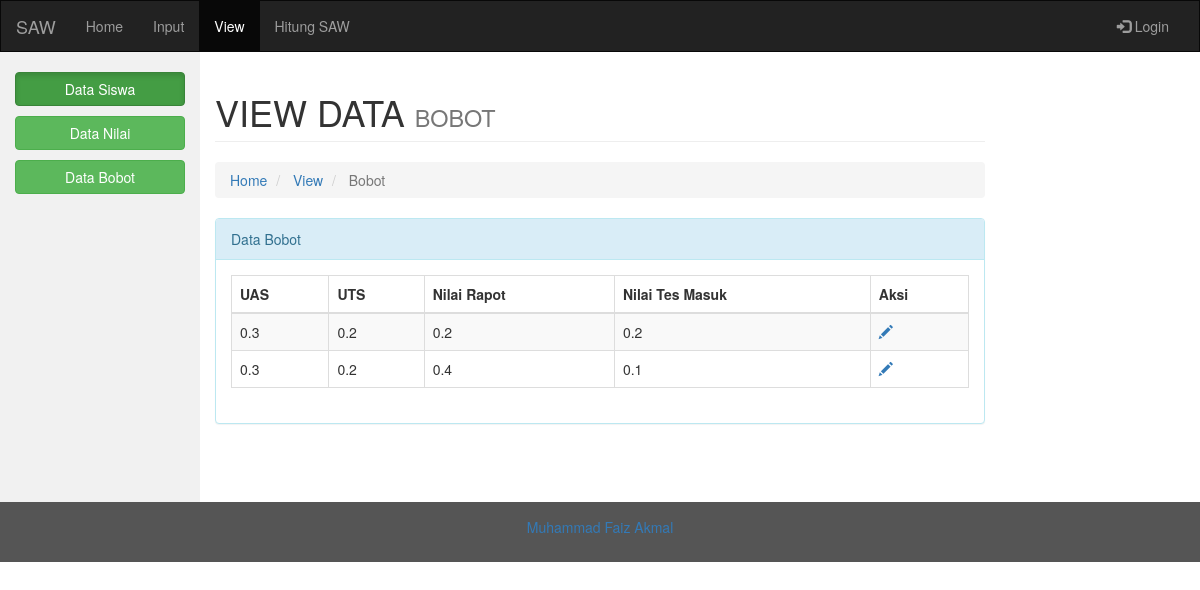
The app's page /vdatabobot.php with its own data.
### tables this page shows
CREATE TABLE `tb_bobot` (
  `B_UAS` double NOT NULL,
  `B_UTS` double NOT NULL,
  `B_nilairapot` double NOT NULL,
  `B_tesmasuk` double NOT NULL
);

### vdatabobot.php (the view, shortened to what this page needs)
<!DOCTYPE html>
<html lang="en">
    <?php
    include('koneksi.php');
?>
<head>
  <link rel="stylesheet" href="https://maxcdn.bootstrapcdn.com/bootstrap/3.3.7/css/bootstrap.min.css">
  <link rel="stylesheet" href="css/style.css">
</head>
<body>
<nav class="navbar navbar-inverse">
  <div class="container-fluid">
    <div class="navbar-header">
      <a class="navbar-brand" href="index.php">SAW</a>
    </div>
    <div class="collapse navbar-collapse" id="myNavbar">
      <ul class="nav navbar-nav">
        <li><a href="index.php">Home</a></li>
        <li><a href="idatasiswa.php">Input</a></li>
        <li class="active"><a href="vdatasiswa.php">View</a></li>
        <li><a href="matrikskeputusan.php">Hitung SAW</a></li>
      </ul>
      <ul class="nav navbar-nav navbar-right">
        <li><a href="#"><span class="glyphicon glyphicon-log-in"></span> Login</a></li>
      </ul>
    </div>
  </div>
</nav>
<div class="container-fluid text-center">
  <div class="row content">
     <div class="col-sm-2 sidenav">
      <p><a href="vdatasiswa.php"><button type="button" class="btn btn-success btn-block active">Data Siswa</button></a></p>
      <p><a href="vdatanilai.php"><button type="button" class="btn btn-success btn-block">Data Nilai</button></a></p>
      <p><a href="vdatabobot.php"><button type="button" class="btn btn-success btn-block">Data Bobot</button></a></p>
    </div>
    <div class="col-sm-8 text-left">
        <h1 class="page-header">
                VIEW DATA <small> BOBOT</small>
        </h1>
        <ol class="breadcrumb">
                            <li>
                                <i class="fa fa-dashboard"></i>  <a href="index.php">Home</a>
                            </li>
                            <li>
                                <i class="fa fa-dashboard"></i>  <a href="vdatasiswa.php">View</a>
                            </li>
                            <li class="active">
                                <i class="fa fa-bar-chart-o"></i>Bobot
                            </li>
        </ol>
                <div class="panel panel-info">
            <div class="panel-heading">
                Data Bobot
            </div>
                        <div class="panel-body">
                            <table width="100%" class="table table-striped table-bordered table-hover" id="dataTables-example">
                                <thead>
                                    <tr>
                                        <th>UAS</th>
                                        <th>UTS</th>
                                        <th>Nilai Rapot</th>
                                        <th>Nilai Tes Masuk</th>
                                        <th>Aksi</th>
                                    </tr>
                                </thead>
<?php
$queri="Select * From tb_bobot";
$hasil=mysqli_query ($konek_db,$queri);
while ($data = mysqli_fetch_array ($hasil)){
 			echo "
        			<tr>
					<td>".$data[0]."</td>
        			<td>".$data[1]."</td>
                    <td>".$data[2]."</td>
                    <td>".$data[3]."</td>
                    <td><a href=\"edatabobot.php\"><i class='glyphicon glyphicon-pencil'></i></a></td>
                    </tr>
        	";
			}
 ?>
                            </table>
            </div>
        </div>
    </div>
  </div>
</div>
<footer class="container-fluid text-center">
  <a href="https://about.me/faizakmal"><p>Muhammad Faiz Akmal</p></a>
</footer>
</body>
</html>

### css/style.css (style rules this page uses)
.navbar { margin-bottom: 0; border-radius: 0; }
.row.content { height: 450px }
.sidenav { padding-top: 20px; background-color: #f1f1f1; height: 100%; }
footer { background-color: #555; color: white; padding: 15px; }

### records on screen
tb_bobot: B_UAS "0.3", B_UTS "0.2", B_nilairapot "0.2", B_tesmasuk "0.2"
tb_bobot: B_UAS "0.3", B_UTS "0.2", B_nilairapot "0.4", B_tesmasuk "0.1"
